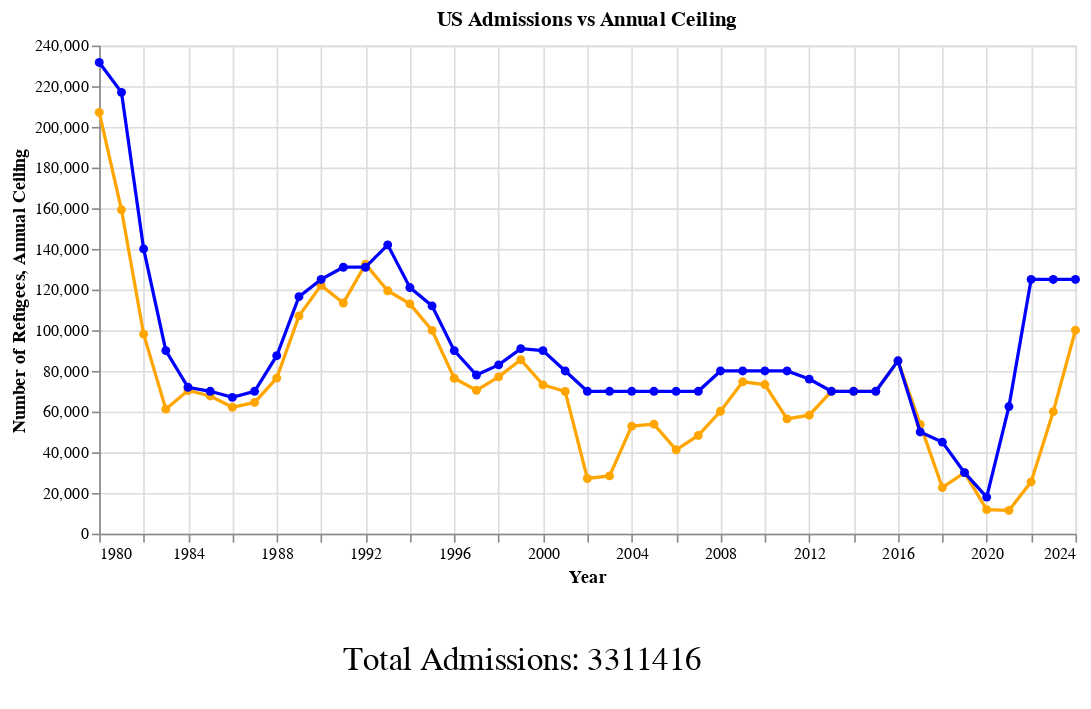

Write notebook code for a chart like this one.
### Code cell
horizontal_brush = alt.selection_interval(encodings=["x"])
opacity_condition = alt.condition(horizontal_brush, alt.value(1), alt.value(0.2))

line_plot = (
    alt.Chart(df)
    .mark_line(color="orange", point=alt.MarkConfig(color="orange"))
    .encode(
        x=alt.X("Year:T"),
        y=alt.Y("Number of Admitted Refugees:Q", title="Number of Refugees"),
        opacity=opacity_condition,
    )
    .add_params(horizontal_brush)
    .properties(width=600, height=300, title="US Admissions vs Annual Ceiling")
)

line_plot_2 = (
    alt.Chart(df)
    .mark_line(color="blue", point=alt.MarkConfig(color="blue"))
    .encode(
        x=alt.X("Year:T"),
        y=alt.Y("Annual Ceiling:Q", title="Annual Ceiling"),
        opacity=opacity_condition,
    )
    .add_params(horizontal_brush)
    .properties(width=600, height=300, title="US Admissions vs Annual Ceiling")
)

total_admissions = (
    alt.Chart(df)
    .transform_filter(horizontal_brush)
    .transform_aggregate(total="sum(Number of Admitted Refugees)")
    .transform_calculate(text="Total Admissions: " + alt.datum.total)
    .mark_text(align="left", dx=-150, fontSize=20)
    .encode(text="text:N")
    .properties(width=600, height=50)
)

combined_chart = line_plot + line_plot_2 & total_admissions
combined_chart

### Figure 1 — Vega-Lite specification as saved in the notebook (floating-point values rounded to 4 significant figures)
{"config": {"view": {"continuousWidth": 300, "continuousHeight": 300}}, "vconcat": [{"layer": [{"mark": {"type": "line", "color": "orange", "point": {"color": "orange"}}, "encoding": {"opacity": {"condition": {"param": "param_14", "value": 1}, "value": 0.2}, "x": {"field": "Year", "type": "temporal"}, "y": {"field": "Number of Admitted Refugees", "title": "Number of Refugees", "type": "quantitative"}}, "name": "view_14", "title": "US Admissions vs Annual Ceiling"}, {"mark": {"type": "line", "color": "blue", "point": {"color": "blue"}}, "encoding": {"opacity": {"condition": {"param": "param_14", "value": 1}, "value": 0.2}, "x": {"field": "Year", "type": "temporal"}, "y": {"field": "Annual Ceiling", "title": "Annual Ceiling", "type": "quantitative"}}, "title": "US Admissions vs Annual Ceiling"}], "height": 300, "width": 600}, {"mark": {"type": "text", "align": "left", "dx": -150, "fontSize": 20}, "encoding": {"text": {"field": "text", "type": "nominal"}}, "height": 50, "transform": [{"filter": {"param": "param_14"}}, {"aggregate": [{"op": "sum", "field": "Number of Admitted Refugees", "as": "total"}]}, {"calculate": "('Total Admissions: ' + datum.total)", "as": "text"}], "width": 600}], "data": {"name": "data-73f0b3e262fcfebe8388a97e51757169"}, "params": [{"name": "param_14", "select": {"type": "interval", "encodings": ["x"]}, "views": ["view_14"]}], "$schema": "https://vega.github.io/schema/vega-lite/v5.20.1.json", "datasets": {"data-73f0b3e262fcfebe8388a97e51757169": [{"Year": "1980-01-01T00:00:00", "Annual Ceiling": 231700, "Number of Admitted Refugees": 207116}, {"Year": "1981-01-01T00:00:00", "Annual Ceiling": 217000, "Number of Admitted Refugees": 159252}, {"Year": "1982-01-01T00:00:00", "Annual Ceiling": 140000, "Number of Admitted Refugees": 98096}, {"Year": "1983-01-01T00:00:00", "Annual Ceiling": 90000, "Number of Admitted Refugees": 61218}, {"Year": "1984-01-01T00:00:00", "Annual Ceiling": 72000, "Number of Admitted Refugees": 70393}, {"Year": "1985-01-01T00:00:00", "Annual Ceiling": 70000, "Number of Admitted Refugees": 67704}, {"Year": "1986-01-01T00:00:00", "Annual Ceiling": 67000, "Number of Admitted Refugees": 62146}, {"Year": "1987-01-01T00:00:00", "Annual Ceiling": 70000, "Number of Admitted Refugees": 64528}, {"Year": "1988-01-01T00:00:00", "Annual Ceiling": 87500, "Number of Admitted Refugees": 76483}, {"Year": "1989-01-01T00:00:00", "Annual Ceiling": 116500, "Number of Admitted Refugees": 107070}, {"Year": "1990-01-01T00:00:00", "Annual Ceiling": 125000, "Number of Admitted Refugees": 122066}, {"Year": "1991-01-01T00:00:00", "Annual Ceiling": 131000, "Number of Admitted Refugees": 113389}, {"Year": "1992-01-01T00:00:00", "Annual Ceiling": 131000, "Number of Admitted Refugees": 132531}, {"Year": "1993-01-01T00:00:00", "Annual Ceiling": 142000, "Number of Admitted Refugees": 119448}, {"Year": "1994-01-01T00:00:00", "Annual Ceiling": 121000, "Number of Admitted Refugees": 112981}, {"Year": "1995-01-01T00:00:00", "Annual Ceiling": 112000, "Number of Admitted Refugees": 99974}, {"Year": "1996-01-01T00:00:00", "Annual Ceiling": 90000, "Number of Admitted Refugees": 76403}, {"Year": "1997-01-01T00:00:00", "Annual Ceiling": 78000, "Number of Admitted Refugees": 70488}, {"Year": "1998-01-01T00:00:00", "Annual Ceiling": 83000, "Number of Admitted Refugees": 77080}, {"Year": "1999-01-01T00:00:00", "Annual Ceiling": 91000, "Number of Admitted Refugees": 85525}, {"Year": "2000-01-01T00:00:00", "Annual Ceiling": 90000, "Number of Admitted Refugees": 73147}, {"Year": "2001-01-01T00:00:00", "Annual Ceiling": 80000, "Number of Admitted Refugees": 69886}, {"Year": "2002-01-01T00:00:00", "Annual Ceiling": 70000, "Number of Admitted Refugees": 27131}, {"Year": "2003-01-01T00:00:00", "Annual Ceiling": 70000, "Number of Admitted Refugees": 28403}, {"Year": "2004-01-01T00:00:00", "Annual Ceiling": 70000, "Number of Admitted Refugees": 52873}, {"Year": "2005-01-01T00:00:00", "Annual Ceiling": 70000, "Number of Admitted Refugees": 53813}, {"Year": "2006-01-01T00:00:00", "Annual Ceiling": 70000, "Number of Admitted Refugees": 41223}, {"Year": "2007-01-01T00:00:00", "Annual Ceiling": 70000, "Number of Admitted Refugees": 48282}, {"Year": "2008-01-01T00:00:00", "Annual Ceiling": 80000, "Number of Admitted Refugees": 60191}, {"Year": "2009-01-01T00:00:00", "Annual Ceiling": 80000, "Number of Admitted Refugees": 74654}, {"Year": "2010-01-01T00:00:00", "Annual Ceiling": 80000, "Number of Admitted Refugees": 73311}, {"Year": "2011-01-01T00:00:00", "Annual Ceiling": 80000, "Number of Admitted Refugees": 56424}, {"Year": "2012-01-01T00:00:00", "Annual Ceiling": 76000, "Number of Admitted Refugees": 58238}, {"Year": "2013-01-01T00:00:00", "Annual Ceiling": 70000, "Number of Admitted Refugees": 69926}, {"Year": "2014-01-01T00:00:00", "Annual Ceiling": 70000, "Number of Admitted Refugees": 69987}, {"Year": "2015-01-01T00:00:00", "Annual Ceiling": 70000, "Number of Admitted Refugees": 69933}, {"Year": "2016-01-01T00:00:00", "Annual Ceiling": 85000, "Number of Admitted Refugees": 84994}, {"Year": "2017-01-01T00:00:00", "Annual Ceiling": 50000, "Number of Admitted Refugees": 53716}, {"Year": "2018-01-01T00:00:00", "Annual Ceiling": 45000, "Number of Admitted Refugees": 22655}, {"Year": "2019-01-01T00:00:00", "Annual Ceiling": 30000, "Number of Admitted Refugees": 30000}, {"Year": "2020-01-01T00:00:00", "Annual Ceiling": 18000, "Number of Admitted Refugees": 11814}, {"Year": "2021-01-01T00:00:00", "Annual Ceiling": 62500, "Number of Admitted Refugees": 11411}, {"Year": "2022-01-01T00:00:00", "Annual Ceiling": 125000, "Number of Admitted Refugees": 25465}, {"Year": "2023-01-01T00:00:00", "Annual Ceiling": 125000, "Number of Admitted Refugees": 60014}, {"Year": "2024-01-01T00:00:00", "Annual Ceiling": 125000, "Number of Admitted Refugees": 100034}]}}
